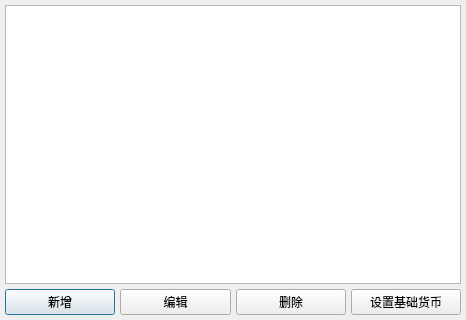
<?xml version="1.0" encoding="UTF-8"?>
<ui version="4.0">
 <class>CCurrenciesMgrWin</class>
 <widget class="QDialog" name="CCurrenciesMgrWin">
  <property name="geometry">
   <rect>
    <x>0</x>
    <y>0</y>
    <width>466</width>
    <height>320</height>
   </rect>
  </property>
  <property name="windowTitle">
   <string>货币管理</string>
  </property>
  <property name="windowIcon">
   <iconset resource="../resource/res.qrc">
    <normaloff>:/icon/hicolor_actions_24x24_hb-currency.png</normaloff>:/icon/hicolor_actions_24x24_hb-currency.png</iconset>
  </property>
  <layout class="QVBoxLayout" name="verticalLayout">
   <property name="spacing">
    <number>5</number>
   </property>
   <property name="leftMargin">
    <number>5</number>
   </property>
   <property name="topMargin">
    <number>5</number>
   </property>
   <property name="rightMargin">
    <number>5</number>
   </property>
   <property name="bottomMargin">
    <number>5</number>
   </property>
   <item>
    <widget class="QTableView" name="m_iCurrenciesView">
     <property name="editTriggers">
      <set>QAbstractItemView::NoEditTriggers</set>
     </property>
     <property name="selectionMode">
      <enum>QAbstractItemView::SingleSelection</enum>
     </property>
     <property name="selectionBehavior">
      <enum>QAbstractItemView::SelectRows</enum>
     </property>
     <attribute name="horizontalHeaderStretchLastSection">
      <bool>true</bool>
     </attribute>
     <attribute name="verticalHeaderVisible">
      <bool>false</bool>
     </attribute>
    </widget>
   </item>
   <item>
    <layout class="QHBoxLayout" name="horizontalLayout">
     <property name="spacing">
      <number>5</number>
     </property>
     <item>
      <widget class="QPushButton" name="m_iAddBtn">
       <property name="text">
        <string>新增</string>
       </property>
      </widget>
     </item>
     <item>
      <widget class="QPushButton" name="m_iEditBtn">
       <property name="text">
        <string>编辑</string>
       </property>
      </widget>
     </item>
     <item>
      <widget class="QPushButton" name="m_iDelBtn">
       <property name="text">
        <string>删除</string>
       </property>
      </widget>
     </item>
     <item>
      <widget class="QPushButton" name="m_iSetAsBaseBtn">
       <property name="text">
        <string>设置基础货币</string>
       </property>
      </widget>
     </item>
    </layout>
   </item>
  </layout>
 </widget>
 <resources>
  <include location="../resource/res.qrc"/>
 </resources>
 <connections>
  <connection>
   <sender>m_iAddBtn</sender>
   <signal>clicked()</signal>
   <receiver>CCurrenciesMgrWin</receiver>
   <slot>__On_AddBtn_Clicked()</slot>
   <hints>
    <hint type="sourcelabel">
     <x>32</x>
     <y>303</y>
    </hint>
    <hint type="destinationlabel">
     <x>32</x>
     <y>319</y>
    </hint>
   </hints>
  </connection>
  <connection>
   <sender>m_iEditBtn</sender>
   <signal>clicked()</signal>
   <receiver>CCurrenciesMgrWin</receiver>
   <slot>__On_EditBtn_Clicked()</slot>
   <hints>
    <hint type="sourcelabel">
     <x>182</x>
     <y>294</y>
    </hint>
    <hint type="destinationlabel">
     <x>189</x>
     <y>318</y>
    </hint>
   </hints>
  </connection>
  <connection>
   <sender>m_iDelBtn</sender>
   <signal>clicked()</signal>
   <receiver>CCurrenciesMgrWin</receiver>
   <slot>__On_DelBtn_Clicked()</slot>
   <hints>
    <hint type="sourcelabel">
     <x>327</x>
     <y>300</y>
    </hint>
    <hint type="destinationlabel">
     <x>343</x>
     <y>318</y>
    </hint>
   </hints>
  </connection>
  <connection>
   <sender>m_iSetAsBaseBtn</sender>
   <signal>clicked()</signal>
   <receiver>CCurrenciesMgrWin</receiver>
   <slot>__On_SetAsBaseBtn_Clicked()</slot>
   <hints>
    <hint type="sourcelabel">
     <x>427</x>
     <y>296</y>
    </hint>
    <hint type="destinationlabel">
     <x>465</x>
     <y>298</y>
    </hint>
   </hints>
  </connection>
  <connection>
   <sender>m_iCurrenciesView</sender>
   <signal>clicked(QModelIndex)</signal>
   <receiver>CCurrenciesMgrWin</receiver>
   <slot>__On_Currency_Select(QModelIndex)</slot>
   <hints>
    <hint type="sourcelabel">
     <x>275</x>
     <y>88</y>
    </hint>
    <hint type="destinationlabel">
     <x>466</x>
     <y>119</y>
    </hint>
   </hints>
  </connection>
 </connections>
 <slots>
  <slot>__On_AddBtn_Clicked()</slot>
  <slot>__On_EditBtn_Clicked()</slot>
  <slot>__On_DelBtn_Clicked()</slot>
  <slot>__On_SetAsBaseBtn_Clicked()</slot>
  <slot>__On_Currency_Select(QModelIndex)</slot>
 </slots>
</ui>
